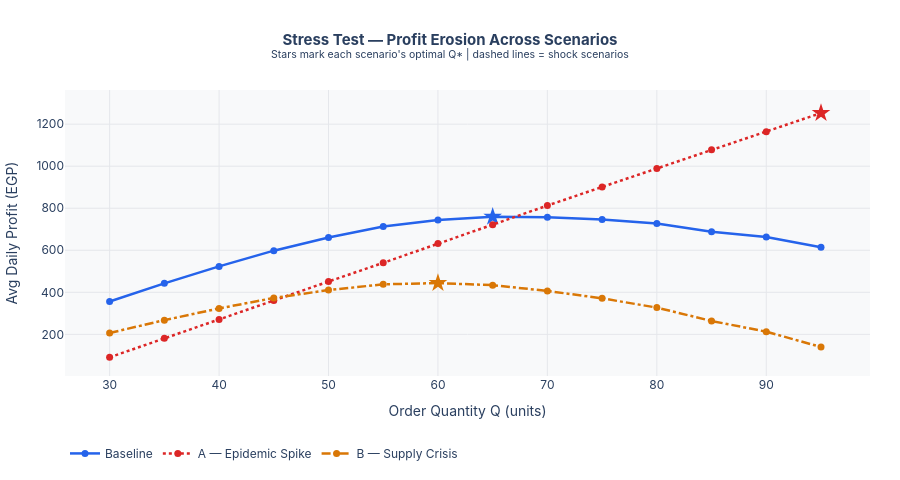

This figure's notebook cell:
### Markdown cell above
---
## 18. 🚨 Advanced Stress Testing — Real-World Shock Scenarios

The `stress_test()` function simulates two extreme real-world shocks:

| Scenario | Shock Description | Changed Parameters |
|----------|-------------------|--------------------|
| **Baseline** | Normal operating conditions | μ=60, σ=15, c=10 |
| **A — Epidemic Spike** | Sudden demand surge (e.g. flu season) | μ=150, σ=30 |
| **B — Supply Crisis** | 50% cost increase (global logistics shock) | c=15 |

**Outputs:**
1. A professional **summary comparison table**
2. A **multi-line Profit Erosion chart** (Plotly) — profit vs Q for each scenario

### Code cell
# ══════════════════════════════════════════════════════════════════════════
#  SECTION 18 — STRESS TESTING  (stress_test function)
# ══════════════════════════════════════════════════════════════════════════

import numpy as np
import pandas as pd
import plotly.graph_objects as go
from scipy.stats import norm as _st_norm


def stress_test(
    Q_list=None,
    N=N_DAYS,
    seed=GLOBAL_SEED,
    base_mu=mu, base_sigma=sigma,
    base_c=c, base_p=p, base_s=s, base_pi=pi
):
    """
    Run Monte Carlo stress tests against three scenarios:
      Baseline : original parameters
      Scenario A (Epidemic Shock)  : mu shifts 60→150, sigma increases
      Scenario B (Supply Crisis)   : unit cost c increases by 50%

    Returns
    -------
    summary_df : pd.DataFrame  — KPIs per scenario
    detail_dfs : dict          — per-Q avg profit for each scenario
    """
    if Q_list is None:
        Q_list = list(range(30, 96, 5))

    # --- Scenario definitions ---
    scenarios = {
        'Baseline': dict(
            mu=base_mu, sigma=base_sigma,
            c=base_c, p=base_p, s=base_s, pi=base_pi,
            color='#2563eb', dash='solid'
        ),
        'A — Epidemic Spike': dict(
            mu=150, sigma=30,                        # demand explodes
            c=base_c, p=base_p, s=base_s, pi=base_pi,
            color='#dc2626', dash='dot'
        ),
        'B — Supply Crisis': dict(
            mu=base_mu, sigma=base_sigma,
            c=base_c * 1.5,                          # +50% cost
            p=base_p, s=base_s, pi=base_pi,
            color='#d97706', dash='dashdot'
        ),
    }

    rng_base  = np.random.default_rng(seed)
    detail_dfs = {}
    summary_rows = []

    for sc_name, sc in scenarios.items():
        rows = []
        for Qv in Q_list:
            rng = np.random.default_rng(seed + Qv)
            raw_D = rng.normal(sc['mu'], sc['sigma'], N)
            D     = np.clip(np.round(raw_D), 20, 200).astype(int)

            # Profit formula (unchanged from Section 2.3)
            sales = np.minimum(Qv, D)
            over  = np.maximum(Qv - D, 0)
            lost  = np.maximum(D - Qv, 0)
            prof  = (sc['p'] * sales
                     - sc['c'] * Qv
                     + sc['s'] * over
                     - sc['pi'] * lost)

            rows.append({'Q': Qv, 'avg_profit': float(np.mean(prof)),
                         'p_loss': float(np.mean(prof < 0)),
                         'std': float(np.std(prof, ddof=1))})

        df_sc = pd.DataFrame(rows)
        detail_dfs[sc_name] = df_sc

        best_row = df_sc.loc[df_sc['avg_profit'].idxmax()]
        # Analytical CR & Q* for this scenario
        denom = sc['p'] - sc['s'] + sc['pi']
        CR_sc = (sc['p'] - sc['c']) / denom if denom != 0 else float('nan')
        try:
            Qstar_an = int(round(_st_norm.ppf(CR_sc, sc['mu'], sc['sigma'])))
        except Exception:
            Qstar_an = '—'

        summary_rows.append({
            'Scenario'       : sc_name,
            'μ (demand)'     : sc['mu'],
            'σ (demand)'     : sc['sigma'],
            'c (cost, EGP)'  : sc['c'],
            'CR'             : round(CR_sc, 4),
            'Analytical Q*'  : Qstar_an,
            'Sim Q*'         : int(best_row['Q']),
            'Avg Profit (EGP)': round(best_row['avg_profit'], 2),
            'P(loss) @Q*'    : f"{best_row['p_loss']:.2%}",
            'Std Dev (EGP)'  : round(best_row['std'], 2),
        })

    summary_df = pd.DataFrame(summary_rows).set_index('Scenario')
    return summary_df, detail_dfs, scenarios


# ── Run stress test & display summary table ─────────────────────────────────
_st_summary, _st_details, _st_colors = stress_test()

print('=' * 90)
print('  STRESS TEST — SUMMARY TABLE')
print('=' * 90)
with pd.option_context('display.max_columns', None, 'display.width', 120,
                        'display.float_format', '{:.2f}'.format):
    print(_st_summary.to_string())
print('=' * 90)


# ── Profit Erosion multi-line chart (Plotly) ─────────────────────────────────
_fig_stress = go.Figure()

for sc_name, df_sc in _st_details.items():
    _cfg   = _st_colors[sc_name]
    _Qs_sc = int(df_sc.loc[df_sc['avg_profit'].idxmax(), 'Q'])
    _Yopt  = float(df_sc.loc[df_sc['Q'] == _Qs_sc, 'avg_profit'].values[0])

    _fig_stress.add_trace(go.Scatter(
        x=df_sc['Q'], y=df_sc['avg_profit'],
        mode='lines+markers',
        name=sc_name,
        line=dict(color=_cfg['color'], dash=_cfg['dash'], width=2.5),
        marker=dict(size=7)
    ))

    # Mark each scenario's own Q*
    _fig_stress.add_trace(go.Scatter(
        x=[_Qs_sc], y=[_Yopt],
        mode='markers',
        marker=dict(color=_cfg['color'], size=14, symbol='star'),
        showlegend=False,
        hovertemplate=f'{sc_name}<br>Q*={_Qs_sc}<br>Profit={_Yopt:.1f} EGP<extra></extra>'
    ))

_fig_stress.update_layout(
    title=dict(
        text='<b>Stress Test — Profit Erosion Across Scenarios</b><br>'
             '<sup>Stars mark each scenario\'s optimal Q* | dashed lines = shock scenarios</sup>',
        x=0.5, font=dict(size=15)
    ),
    xaxis_title='Order Quantity Q (units)',
    yaxis_title='Avg Daily Profit (EGP)',
    height=480,
    plot_bgcolor='#f8f9fa',
    paper_bgcolor='white',
    font=dict(family='Inter,Arial', size=12),
    legend=dict(orientation='h', y=-0.22),
    margin=dict(t=90, b=90, l=60, r=30)
)
_fig_stress.update_xaxes(gridcolor='#e5e7eb')
_fig_stress.update_yaxes(gridcolor='#e5e7eb')
_fig_stress.show()

### Figure 1 — Plotly figure (JSON) as saved in the notebook; plotly's stock layout.template omitted (floating-point values rounded to 4 significant figures)
{"data": [{"line": {"color": "#2563eb", "dash": "solid", "width": 2.5}, "marker": {"size": 7}, "mode": "lines+markers", "name": "Baseline", "type": "scatter", "x": [30, 35, 40, 45, 50, 55, 60, 65, 70, 75, 80, 85, 90, 95], "y": [356.6, 442.6, 523.2, 598.2, 660.7, 713.0, 743.8, 759.1, 756.6, 746.3, 727.2, 688.6, 662.7, 614.7]}, {"hovertemplate": "Baseline<br>Q*=65<br>Profit=759.1 EGP<extra></extra>", "marker": {"color": "#2563eb", "size": 14, "symbol": "star"}, "mode": "markers", "showlegend": false, "type": "scatter", "x": [65], "y": [759.1]}, {"line": {"color": "#dc2626", "dash": "dot", "width": 2.5}, "marker": {"size": 7}, "mode": "lines+markers", "name": "A — Epidemic Spike", "type": "scatter", "x": [30, 35, 40, 45, 50, 55, 60, 65, 70, 75, 80, 85, 90, 95], "y": [90.67, 181.7, 270.9, 360.9, 451.3, 540.3, 632.3, 721.9, 812.7, 901.3, 988.8, 1079.0, 1164.0, 1253.0]}, {"hovertemplate": "A — Epidemic Spike<br>Q*=95<br>Profit=1252.9 EGP<extra></extra>", "marker": {"color": "#dc2626", "size": 14, "symbol": "star"}, "mode": "markers", "showlegend": false, "type": "scatter", "x": [95], "y": [1253.0]}, {"line": {"color": "#d97706", "dash": "dashdot", "width": 2.5}, "marker": {"size": 7}, "mode": "lines+markers", "name": "B — Supply Crisis", "type": "scatter", "x": [30, 35, 40, 45, 50, 55, 60, 65, 70, 75, 80, 85, 90, 95], "y": [206.6, 267.6, 323.2, 373.2, 410.7, 438.0, 443.8, 434.1, 406.6, 371.3, 327.2, 263.6, 212.7, 139.7]}, {"hovertemplate": "B — Supply Crisis<br>Q*=60<br>Profit=443.8 EGP<extra></extra>", "marker": {"color": "#d97706", "size": 14, "symbol": "star"}, "mode": "markers", "showlegend": false, "type": "scatter", "x": [60], "y": [443.8]}], "layout": {"font": {"family": "Inter,Arial", "size": 12}, "height": 480, "legend": {"orientation": "h", "y": -0.22}, "margin": {"b": 90, "l": 60, "r": 30, "t": 90}, "paper_bgcolor": "white", "plot_bgcolor": "#f8f9fa", "title": {"font": {"size": 15}, "text": "<b>Stress Test — Profit Erosion Across Scenarios</b><br><sup>Stars mark each scenario's optimal Q* | dashed lines = shock scenarios</sup>", "x": 0.5}, "xaxis": {"gridcolor": "#e5e7eb", "title": {"text": "Order Quantity Q (units)"}}, "yaxis": {"gridcolor": "#e5e7eb", "title": {"text": "Avg Daily Profit (EGP)"}}}}
